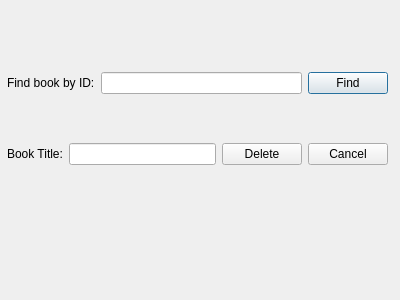
<?xml version="1.0" encoding="UTF-8"?>
<ui version="4.0">
 <class>deleteBooks</class>
 <widget class="QDialog" name="deleteBooks">
  <property name="geometry">
   <rect>
    <x>0</x>
    <y>0</y>
    <width>400</width>
    <height>300</height>
   </rect>
  </property>
  <property name="windowTitle">
   <string>Dialog</string>
  </property>
  <widget class="QWidget" name="verticalLayoutWidget">
   <property name="geometry">
    <rect>
     <x>7</x>
     <y>29</y>
     <width>381</width>
     <height>181</height>
    </rect>
   </property>
   <layout class="QVBoxLayout" name="verticalLayout">
    <item>
     <layout class="QHBoxLayout" name="horizontalLayout">
      <item>
       <widget class="QLabel" name="label">
        <property name="text">
         <string>Find book by ID:</string>
        </property>
       </widget>
      </item>
      <item>
       <widget class="QLineEdit" name="lineEdit_findId"/>
      </item>
      <item>
       <widget class="QPushButton" name="pushButton_findID">
        <property name="text">
         <string>Find</string>
        </property>
       </widget>
      </item>
     </layout>
    </item>
    <item>
     <layout class="QHBoxLayout" name="horizontalLayout_2">
      <item>
       <widget class="QLabel" name="label_2">
        <property name="text">
         <string>Book Title:</string>
        </property>
       </widget>
      </item>
      <item>
       <widget class="QLineEdit" name="lineEdit_bookTitle"/>
      </item>
      <item>
       <widget class="QPushButton" name="pushButton_deleteBook">
        <property name="text">
         <string>Delete</string>
        </property>
       </widget>
      </item>
      <item>
       <widget class="QPushButton" name="pushButton_cancel">
        <property name="text">
         <string>Cancel</string>
        </property>
       </widget>
      </item>
     </layout>
    </item>
   </layout>
  </widget>
 </widget>
 <resources/>
 <connections/>
</ui>
